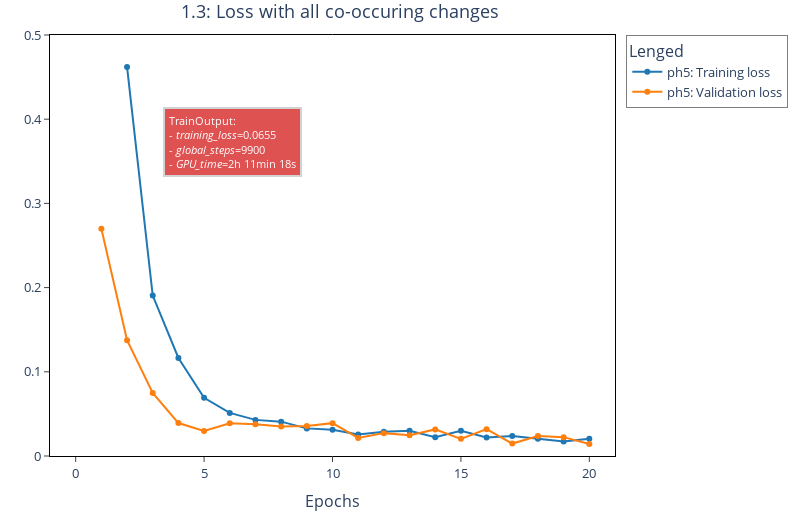

The notebook cell this image was saved under:
### Code cell
import plotly.graph_objects as go
import plotly.tools as tls
from plotly.offline import plot, iplot, init_notebook_mode
from plotly.validators.scatter.marker import SymbolValidator
from IPython.core.display import display, HTML

# Add plotly 
init_notebook_mode(connected = True)
config={'showLink': False, 'displayModeBar': False}


# Load fancy colors
tableau20 = [(31, 119, 180), (174, 199, 232), (255, 127, 14), (255, 187, 120),  
             (44, 160, 44), (152, 223, 138), (214, 39, 40), (255, 152, 150),  
             (148, 103, 189), (197, 176, 213), (140, 86, 75), (196, 156, 148),  
             (227, 119, 194), (247, 182, 210), (127, 127, 127), (199, 199, 199),  
(188, 189, 34), (219, 219, 141), (23, 190, 207), (158, 218, 229)]


# Define labels lists (just in case)
x_values = list(range(1, 21))

y_values = [None,
            0.462100,
            0.190500,
            0.116400,
            0.069100,
            0.051200,
            0.042900,
            0.040800,
            0.032800,
            0.031300,
            0.025600,
            0.028700,
            0.030100,
            0.022400,
            0.029900,
            0.021900,
            0.023700,
            0.020600,
            0.017200,
            0.020500]

y_values2 =    [0.269999,
                0.137448,
                0.074966,
                0.039118,
                0.029821,
                0.038784,
                0.037818,
                0.035121,
                0.035742,
                0.039022,
                0.021525,
                0.027158,
                0.024662,
                0.031585,
                0.020351,
                0.031874,
                0.014764,
                0.023673,
                0.022382,
                0.014303]         

figb = go.Figure()


figb.add_trace(go.Scatter(x=x_values, 
                          y=y_values, 
                          mode='lines+markers',
                          showlegend = True, 
                          name= 'ph5: Training loss',
                          hovertemplate  = "Epoch: %{x}<br>Training loss: %{y}",
                          marker_color="rgb"+str(tableau20[0])))

figb.add_trace(go.Scatter(x=x_values, 
                          y=y_values2, 
                          mode='lines+markers',
                          showlegend = True, 
                          name= 'ph5: Validation loss',
                          hovertemplate  = "Epoch: %{x}<br>Training loss: %{y}",
                          marker_color="rgb"+str(tableau20[2])))

figb.add_annotation(
                     x=0.2,
                     y=0.83,
            xref="paper",
        yref="paper",
        text="TrainOutput:<br>- <i>training_loss</i>=0.0655<br>- <i>global_steps</i>=9900 <br>- <i>GPU_time</i>=2h 11min 18s",
        showarrow=False,
        font=dict(size=11,
            color="#ffffff"
            ),
        align="left",
        bordercolor="#c7c7c7",
        borderwidth=2,
        borderpad=4,
        bgcolor="rgb"+str(tableau20[6]),
        opacity=0.8
        )

figb.update_layout(title = '1.3: Loss with all co-occuring changes',
                  title_x = 0.425, 
                  legend=dict(title='Lenged',
                              orientation = 'v',
                              bordercolor="Gray",
                              borderwidth=1),
                  xaxis_title='Epochs',
                  xaxis=dict(range=[-1,21], 
                             mirror=True,
                             ticks='outside',
                             showline=True,
                             linecolor='#000',
                             tickvals = list(range(0, 21, 5)),
                             tickfont = dict(size=13)),
                  yaxis=dict(range=[0,0.5], 
                             mirror=True,
                             ticks='outside', 
                             showline=True, 
                             linecolor='#000',
                             tickfont = dict(size=13)),
                  plot_bgcolor='#fff', 
                  width = 800, 
                  height = 520,
                  font = dict(size = 13),
                  margin=go.layout.Margin(l=50,
                                         r=50,
                                         b=60,
                                        t=35))
# Plot figure
# For jupyter-book rendering --=-- jupyter-lab
# plot(figb, filename = 'new-fig.html', config = config)
# display(HTML('new-fig.html'))
# For local jupyter notebook --== binder session
iplot(figb,config=config)

### Figure 1 — Plotly figure (JSON) as saved in the notebook; plotly's stock layout.template omitted (floating-point values rounded to 4 significant figures)
{"data": [{"hovertemplate": "Epoch: %{x}<br>Training loss: %{y}", "marker": {"color": "rgb(31, 119, 180)"}, "mode": "lines+markers", "name": "ph5: Training loss", "showlegend": true, "type": "scatter", "x": [1, 2, 3, 4, 5, 6, 7, 8, 9, 10, 11, 12, 13, 14, 15, 16, 17, 18, 19, 20], "y": [null, 0.4621, 0.1905, 0.1164, 0.0691, 0.0512, 0.0429, 0.0408, 0.0328, 0.0313, 0.0256, 0.0287, 0.0301, 0.0224, 0.0299, 0.0219, 0.0237, 0.0206, 0.0172, 0.0205]}, {"hovertemplate": "Epoch: %{x}<br>Training loss: %{y}", "marker": {"color": "rgb(255, 127, 14)"}, "mode": "lines+markers", "name": "ph5: Validation loss", "showlegend": true, "type": "scatter", "x": [1, 2, 3, 4, 5, 6, 7, 8, 9, 10, 11, 12, 13, 14, 15, 16, 17, 18, 19, 20], "y": [0.27, 0.1374, 0.07497, 0.03912, 0.02982, 0.03878, 0.03782, 0.03512, 0.03574, 0.03902, 0.02152, 0.02716, 0.02466, 0.03159, 0.02035, 0.03187, 0.01476, 0.02367, 0.02238, 0.0143]}], "layout": {"annotations": [{"align": "left", "bgcolor": "rgb(214, 39, 40)", "bordercolor": "#c7c7c7", "borderpad": 4, "borderwidth": 2, "font": {"color": "#ffffff", "size": 11}, "opacity": 0.8, "showarrow": false, "text": "TrainOutput:<br>- <i>training_loss</i>=0.0655<br>- <i>global_steps</i>=9900 <br>- <i>GPU_time</i>=2h 11min 18s", "x": 0.2, "xref": "paper", "y": 0.83, "yref": "paper"}], "font": {"size": 13}, "height": 520, "legend": {"bordercolor": "Gray", "borderwidth": 1, "orientation": "v", "title": {"text": "Lenged"}}, "margin": {"b": 60, "l": 50, "r": 50, "t": 35}, "plot_bgcolor": "#fff", "title": {"text": "1.3: Loss with all co-occuring changes", "x": 0.425}, "width": 800, "xaxis": {"linecolor": "#000", "mirror": true, "range": [-1, 21], "showline": true, "tickfont": {"size": 13}, "ticks": "outside", "tickvals": [0, 5, 10, 15, 20], "title": {"text": "Epochs"}}, "yaxis": {"linecolor": "#000", "mirror": true, "range": [0, 0.5], "showline": true, "tickfont": {"size": 13}, "ticks": "outside"}}}
